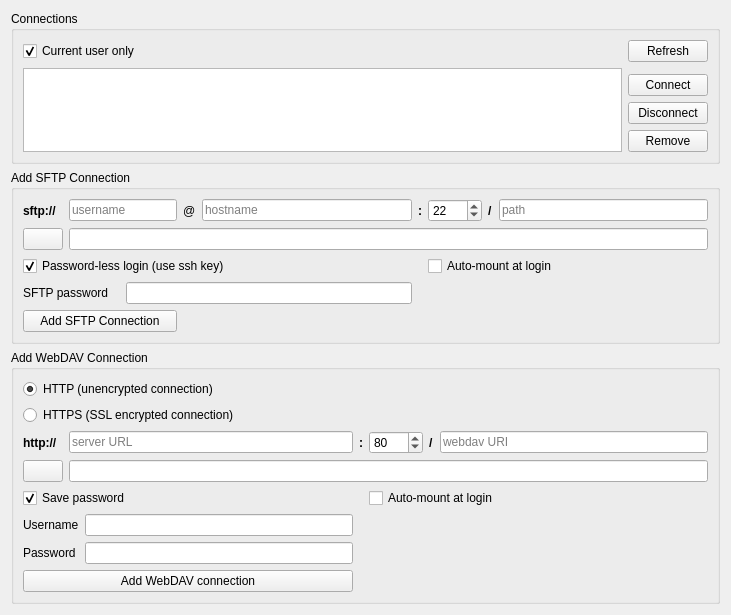
<?xml version="1.0" encoding="UTF-8"?>
<ui version="4.0">
 <class>NetdriveConnector</class>
 <widget class="QWidget" name="NetdriveConnector">
  <property name="geometry">
   <rect>
    <x>0</x>
    <y>0</y>
    <width>731</width>
    <height>607</height>
   </rect>
  </property>
  <property name="windowTitle">
   <string>Form</string>
  </property>
  <layout class="QGridLayout" name="gridLayout_2">
   <item row="0" column="0">
    <layout class="QGridLayout" name="gridLayout">
     <item row="0" column="0">
      <widget class="QGroupBox" name="connectionsGroupBox">
       <property name="title">
        <string>Connections</string>
       </property>
       <layout class="QGridLayout" name="gridLayout_4">
        <item row="0" column="0">
         <layout class="QGridLayout" name="gridLayout_3">
          <item row="7" column="1">
           <widget class="QPushButton" name="disconnectBtn">
            <property name="text">
             <string>Disconnect</string>
            </property>
           </widget>
          </item>
          <item row="0" column="0">
           <widget class="QCheckBox" name="currentUserCheckBox">
            <property name="text">
             <string>Current user only</string>
            </property>
            <property name="checked">
             <bool>true</bool>
            </property>
           </widget>
          </item>
          <item row="8" column="1">
           <widget class="QPushButton" name="removeBtn">
            <property name="text">
             <string>Remove</string>
            </property>
           </widget>
          </item>
          <item row="1" column="0" rowspan="8">
           <widget class="QTableWidget" name="connectionsTableWidget">
            <property name="editTriggers">
             <set>QAbstractItemView::NoEditTriggers</set>
            </property>
            <property name="alternatingRowColors">
             <bool>false</bool>
            </property>
            <property name="selectionBehavior">
             <enum>QAbstractItemView::SelectRows</enum>
            </property>
            <attribute name="horizontalHeaderStretchLastSection">
             <bool>true</bool>
            </attribute>
            <attribute name="verticalHeaderVisible">
             <bool>false</bool>
            </attribute>
           </widget>
          </item>
          <item row="0" column="1">
           <widget class="QPushButton" name="refreshBtn">
            <property name="text">
             <string>Refresh</string>
            </property>
           </widget>
          </item>
          <item row="6" column="1">
           <widget class="QPushButton" name="connectBtn">
            <property name="text">
             <string>Connect</string>
            </property>
           </widget>
          </item>
          <item row="1" column="1" rowspan="5">
           <spacer name="verticalSpacer">
            <property name="orientation">
             <enum>Qt::Vertical</enum>
            </property>
            <property name="sizeHint" stdset="0">
             <size>
              <width>20</width>
              <height>40</height>
             </size>
            </property>
           </spacer>
          </item>
         </layout>
        </item>
       </layout>
      </widget>
     </item>
     <item row="1" column="0">
      <widget class="QGroupBox" name="sftpGroupBox">
       <property name="title">
        <string>Add SFTP Connection</string>
       </property>
       <layout class="QGridLayout" name="gridLayout_7">
        <item row="0" column="0">
         <layout class="QGridLayout" name="gridLayout_6">
          <item row="0" column="8">
           <widget class="QLineEdit" name="sftpPathLineEdit">
            <property name="placeholderText">
             <string>path</string>
            </property>
           </widget>
          </item>
          <item row="0" column="6">
           <widget class="QSpinBox" name="sftpPortSpinBox">
            <property name="minimum">
             <number>1</number>
            </property>
            <property name="maximum">
             <number>6000</number>
            </property>
            <property name="value">
             <number>22</number>
            </property>
           </widget>
          </item>
          <item row="0" column="5">
           <widget class="QLabel" name="sftpPortSeparatorLbl">
            <property name="font">
             <font>
              <weight>75</weight>
              <bold>true</bold>
             </font>
            </property>
            <property name="text">
             <string>:</string>
            </property>
           </widget>
          </item>
          <item row="0" column="7">
           <widget class="QLabel" name="sftpPathSeparatorLbl">
            <property name="font">
             <font>
              <weight>75</weight>
              <bold>true</bold>
             </font>
            </property>
            <property name="text">
             <string>/</string>
            </property>
           </widget>
          </item>
          <item row="1" column="1" colspan="8">
           <widget class="QLineEdit" name="sftpMountpointLineEdit">
            <property name="readOnly">
             <bool>true</bool>
            </property>
           </widget>
          </item>
          <item row="0" column="0">
           <widget class="QLabel" name="sftpLbl">
            <property name="font">
             <font>
              <weight>75</weight>
              <bold>true</bold>
             </font>
            </property>
            <property name="text">
             <string>sftp://</string>
            </property>
           </widget>
          </item>
          <item row="1" column="0">
           <widget class="QPushButton" name="sftpMountpointBtn">
            <property name="text">
             <string/>
            </property>
            <property name="icon">
             <iconset>
              <normaloff>../../../../../usr/share/pixmaps/netdrive-connector.png</normaloff>../../../../../usr/share/pixmaps/netdrive-connector.png</iconset>
            </property>
           </widget>
          </item>
          <item row="0" column="3">
           <widget class="QLabel" name="label">
            <property name="text">
             <string>@</string>
            </property>
           </widget>
          </item>
          <item row="3" column="0" colspan="2">
           <widget class="QLabel" name="sftpPasswordLbl">
            <property name="text">
             <string>SFTP password</string>
            </property>
           </widget>
          </item>
          <item row="0" column="1" colspan="2">
           <widget class="QLineEdit" name="sftpUsernameLineEdit">
            <property name="placeholderText">
             <string>username</string>
            </property>
           </widget>
          </item>
          <item row="0" column="4">
           <widget class="QLineEdit" name="sftpHostnameLineEdit">
            <property name="placeholderText">
             <string>hostname</string>
            </property>
           </widget>
          </item>
          <item row="3" column="2" colspan="3">
           <widget class="QLineEdit" name="sftpPasswordLineEdit">
            <property name="echoMode">
             <enum>QLineEdit::Password</enum>
            </property>
           </widget>
          </item>
          <item row="4" column="0" colspan="3">
           <widget class="QPushButton" name="addSftpBtn">
            <property name="text">
             <string>Add SFTP Connection</string>
            </property>
           </widget>
          </item>
          <item row="2" column="0" colspan="5">
           <widget class="QCheckBox" name="sftpPasswordlessCheckBox">
            <property name="enabled">
             <bool>true</bool>
            </property>
            <property name="text">
             <string>Password-less login (use ssh key)</string>
            </property>
            <property name="checkable">
             <bool>true</bool>
            </property>
            <property name="checked">
             <bool>true</bool>
            </property>
           </widget>
          </item>
          <item row="2" column="6" colspan="3">
           <widget class="QCheckBox" name="sftpAutoMountCheckBox">
            <property name="text">
             <string>Auto-mount at login</string>
            </property>
           </widget>
          </item>
         </layout>
        </item>
       </layout>
      </widget>
     </item>
     <item row="2" column="0">
      <widget class="QGroupBox" name="webdavGroupBox">
       <property name="title">
        <string>Add WebDAV Connection</string>
       </property>
       <layout class="QGridLayout" name="gridLayout_9">
        <item row="0" column="0">
         <layout class="QGridLayout" name="gridLayout_8">
          <item row="7" column="0" colspan="3">
           <widget class="QPushButton" name="addWebdavBtn">
            <property name="text">
             <string>Add WebDAV connection</string>
            </property>
           </widget>
          </item>
          <item row="5" column="0" colspan="2">
           <widget class="QLabel" name="webdavUsernameLbl">
            <property name="text">
             <string>Username</string>
            </property>
           </widget>
          </item>
          <item row="2" column="3">
           <widget class="QLabel" name="webdavPortSeparatorLbl">
            <property name="font">
             <font>
              <weight>75</weight>
              <bold>true</bold>
             </font>
            </property>
            <property name="text">
             <string>:</string>
            </property>
           </widget>
          </item>
          <item row="2" column="5">
           <widget class="QLabel" name="webdavPathSeparatorLbl">
            <property name="font">
             <font>
              <weight>75</weight>
              <bold>true</bold>
             </font>
            </property>
            <property name="text">
             <string>/</string>
            </property>
           </widget>
          </item>
          <item row="6" column="2">
           <widget class="QLineEdit" name="webdavPasswordLineEdit">
            <property name="echoMode">
             <enum>QLineEdit::Password</enum>
            </property>
           </widget>
          </item>
          <item row="5" column="2">
           <widget class="QLineEdit" name="webdavUsernameLineEdit"/>
          </item>
          <item row="2" column="0">
           <widget class="QLabel" name="webdavProtocolLbl">
            <property name="font">
             <font>
              <weight>75</weight>
              <bold>true</bold>
             </font>
            </property>
            <property name="text">
             <string>http://</string>
            </property>
           </widget>
          </item>
          <item row="2" column="4">
           <widget class="QSpinBox" name="webdavPortSpinBox">
            <property name="minimum">
             <number>1</number>
            </property>
            <property name="maximum">
             <number>6000</number>
            </property>
            <property name="value">
             <number>80</number>
            </property>
           </widget>
          </item>
          <item row="2" column="6">
           <widget class="QLineEdit" name="webdavUriLineEdit">
            <property name="placeholderText">
             <string>webdav URI</string>
            </property>
           </widget>
          </item>
          <item row="2" column="1" colspan="2">
           <widget class="QLineEdit" name="webdavServerUrlLineEdit">
            <property name="placeholderText">
             <string>server URL</string>
            </property>
           </widget>
          </item>
          <item row="6" column="0" colspan="2">
           <widget class="QLabel" name="webdavPasswordLbl">
            <property name="text">
             <string>Password</string>
            </property>
           </widget>
          </item>
          <item row="3" column="0">
           <widget class="QPushButton" name="webdavMountpointBtn">
            <property name="text">
             <string/>
            </property>
            <property name="icon">
             <iconset>
              <normaloff>../../../../../usr/share/pixmaps/netdrive-connector.png</normaloff>../../../../../usr/share/pixmaps/netdrive-connector.png</iconset>
            </property>
           </widget>
          </item>
          <item row="3" column="1" colspan="6">
           <widget class="QLineEdit" name="webdavMountpointLineEdit">
            <property name="readOnly">
             <bool>true</bool>
            </property>
           </widget>
          </item>
          <item row="4" column="0" colspan="3">
           <widget class="QCheckBox" name="webdavSavePasswordCheckBox">
            <property name="text">
             <string>Save password</string>
            </property>
            <property name="checked">
             <bool>true</bool>
            </property>
           </widget>
          </item>
          <item row="0" column="0" colspan="7">
           <widget class="QRadioButton" name="httpRadioButton">
            <property name="text">
             <string>HTTP (unencrypted connection)</string>
            </property>
            <property name="checked">
             <bool>true</bool>
            </property>
           </widget>
          </item>
          <item row="1" column="0" colspan="7">
           <widget class="QRadioButton" name="httpsRadioButton">
            <property name="text">
             <string>HTTPS (SSL encrypted connection)</string>
            </property>
           </widget>
          </item>
          <item row="4" column="4" colspan="3">
           <widget class="QCheckBox" name="webdavAutoMountCheckBox">
            <property name="text">
             <string>Auto-mount at login</string>
            </property>
           </widget>
          </item>
         </layout>
        </item>
       </layout>
      </widget>
     </item>
    </layout>
   </item>
  </layout>
 </widget>
 <tabstops>
  <tabstop>currentUserCheckBox</tabstop>
  <tabstop>refreshBtn</tabstop>
  <tabstop>connectionsTableWidget</tabstop>
  <tabstop>connectBtn</tabstop>
  <tabstop>disconnectBtn</tabstop>
  <tabstop>removeBtn</tabstop>
  <tabstop>sftpUsernameLineEdit</tabstop>
  <tabstop>sftpHostnameLineEdit</tabstop>
  <tabstop>sftpPortSpinBox</tabstop>
  <tabstop>sftpPathLineEdit</tabstop>
  <tabstop>sftpMountpointBtn</tabstop>
  <tabstop>sftpMountpointLineEdit</tabstop>
  <tabstop>sftpPasswordlessCheckBox</tabstop>
  <tabstop>sftpAutoMountCheckBox</tabstop>
  <tabstop>sftpPasswordLineEdit</tabstop>
  <tabstop>addSftpBtn</tabstop>
  <tabstop>httpRadioButton</tabstop>
  <tabstop>httpsRadioButton</tabstop>
  <tabstop>webdavServerUrlLineEdit</tabstop>
  <tabstop>webdavPortSpinBox</tabstop>
  <tabstop>webdavUriLineEdit</tabstop>
  <tabstop>webdavMountpointBtn</tabstop>
  <tabstop>webdavMountpointLineEdit</tabstop>
  <tabstop>webdavSavePasswordCheckBox</tabstop>
  <tabstop>webdavAutoMountCheckBox</tabstop>
  <tabstop>webdavUsernameLineEdit</tabstop>
  <tabstop>webdavPasswordLineEdit</tabstop>
  <tabstop>addWebdavBtn</tabstop>
 </tabstops>
 <resources/>
 <connections>
  <connection>
   <sender>addSftpBtn</sender>
   <signal>clicked()</signal>
   <receiver>NetdriveConnector</receiver>
   <slot>addSftpBtnClicked()</slot>
   <hints>
    <hint type="sourcelabel">
     <x>19</x>
     <y>336</y>
    </hint>
    <hint type="destinationlabel">
     <x>3</x>
     <y>320</y>
    </hint>
   </hints>
  </connection>
  <connection>
   <sender>addWebdavBtn</sender>
   <signal>clicked()</signal>
   <receiver>NetdriveConnector</receiver>
   <slot>addWebdavBtnClicked()</slot>
   <hints>
    <hint type="sourcelabel">
     <x>34</x>
     <y>578</y>
    </hint>
    <hint type="destinationlabel">
     <x>3</x>
     <y>563</y>
    </hint>
   </hints>
  </connection>
  <connection>
   <sender>sftpMountpointBtn</sender>
   <signal>clicked()</signal>
   <receiver>NetdriveConnector</receiver>
   <slot>sftpMountpointBtnClicked()</slot>
   <hints>
    <hint type="sourcelabel">
     <x>23</x>
     <y>258</y>
    </hint>
    <hint type="destinationlabel">
     <x>2</x>
     <y>235</y>
    </hint>
   </hints>
  </connection>
  <connection>
   <sender>webdavMountpointBtn</sender>
   <signal>clicked()</signal>
   <receiver>NetdriveConnector</receiver>
   <slot>webdavMountpointBtnClicked()</slot>
   <hints>
    <hint type="sourcelabel">
     <x>29</x>
     <y>477</y>
    </hint>
    <hint type="destinationlabel">
     <x>3</x>
     <y>458</y>
    </hint>
   </hints>
  </connection>
  <connection>
   <sender>connectBtn</sender>
   <signal>clicked()</signal>
   <receiver>NetdriveConnector</receiver>
   <slot>connectBtnClicked()</slot>
   <hints>
    <hint type="sourcelabel">
     <x>714</x>
     <y>136</y>
    </hint>
    <hint type="destinationlabel">
     <x>729</x>
     <y>48</y>
    </hint>
   </hints>
  </connection>
  <connection>
   <sender>disconnectBtn</sender>
   <signal>clicked()</signal>
   <receiver>NetdriveConnector</receiver>
   <slot>disconnectBtnClicked()</slot>
   <hints>
    <hint type="sourcelabel">
     <x>714</x>
     <y>163</y>
    </hint>
    <hint type="destinationlabel">
     <x>730</x>
     <y>86</y>
    </hint>
   </hints>
  </connection>
  <connection>
   <sender>removeBtn</sender>
   <signal>clicked()</signal>
   <receiver>NetdriveConnector</receiver>
   <slot>removeBtnClicked()</slot>
   <hints>
    <hint type="sourcelabel">
     <x>714</x>
     <y>190</y>
    </hint>
    <hint type="destinationlabel">
     <x>729</x>
     <y>126</y>
    </hint>
   </hints>
  </connection>
  <connection>
   <sender>httpRadioButton</sender>
   <signal>clicked()</signal>
   <receiver>NetdriveConnector</receiver>
   <slot>httpRadioBtnClicked()</slot>
   <hints>
    <hint type="sourcelabel">
     <x>28</x>
     <y>403</y>
    </hint>
    <hint type="destinationlabel">
     <x>2</x>
     <y>373</y>
    </hint>
   </hints>
  </connection>
  <connection>
   <sender>httpsRadioButton</sender>
   <signal>clicked()</signal>
   <receiver>NetdriveConnector</receiver>
   <slot>httpsRadioBtnClicked()</slot>
   <hints>
    <hint type="sourcelabel">
     <x>19</x>
     <y>428</y>
    </hint>
    <hint type="destinationlabel">
     <x>2</x>
     <y>413</y>
    </hint>
   </hints>
  </connection>
  <connection>
   <sender>sftpPasswordlessCheckBox</sender>
   <signal>clicked()</signal>
   <receiver>NetdriveConnector</receiver>
   <slot>sftpPasswordlessCheckBoxClicked()</slot>
   <hints>
    <hint type="sourcelabel">
     <x>29</x>
     <y>301</y>
    </hint>
    <hint type="destinationlabel">
     <x>2</x>
     <y>286</y>
    </hint>
   </hints>
  </connection>
  <connection>
   <sender>webdavSavePasswordCheckBox</sender>
   <signal>clicked()</signal>
   <receiver>NetdriveConnector</receiver>
   <slot>webdavSavePasswordCheckBoxClicked()</slot>
   <hints>
    <hint type="sourcelabel">
     <x>18</x>
     <y>505</y>
    </hint>
    <hint type="destinationlabel">
     <x>2</x>
     <y>505</y>
    </hint>
   </hints>
  </connection>
  <connection>
   <sender>refreshBtn</sender>
   <signal>clicked()</signal>
   <receiver>NetdriveConnector</receiver>
   <slot>refreshBtnClicked()</slot>
   <hints>
    <hint type="sourcelabel">
     <x>688</x>
     <y>39</y>
    </hint>
    <hint type="destinationlabel">
     <x>729</x>
     <y>14</y>
    </hint>
   </hints>
  </connection>
  <connection>
   <sender>currentUserCheckBox</sender>
   <signal>clicked()</signal>
   <receiver>NetdriveConnector</receiver>
   <slot>currentUserCheckBoxClicked()</slot>
   <hints>
    <hint type="sourcelabel">
     <x>55</x>
     <y>33</y>
    </hint>
    <hint type="destinationlabel">
     <x>163</x>
     <y>4</y>
    </hint>
   </hints>
  </connection>
 </connections>
 <slots>
  <slot>addSftpBtnClicked()</slot>
  <slot>addWebdavBtnClicked()</slot>
  <slot>sftpMountpointBtnClicked()</slot>
  <slot>webdavMountpointBtnClicked()</slot>
  <slot>connectBtnClicked()</slot>
  <slot>disconnectBtnClicked()</slot>
  <slot>removeBtnClicked()</slot>
  <slot>makeShortcutBtnClicked()</slot>
  <slot>httpRadioBtnClicked()</slot>
  <slot>httpsRadioBtnClicked()</slot>
  <slot>sftpPasswordlessCheckBoxClicked()</slot>
  <slot>webdavSavePasswordCheckBoxClicked()</slot>
  <slot>refreshBtnClicked()</slot>
  <slot>currentUserCheckBoxClicked()</slot>
 </slots>
</ui>
